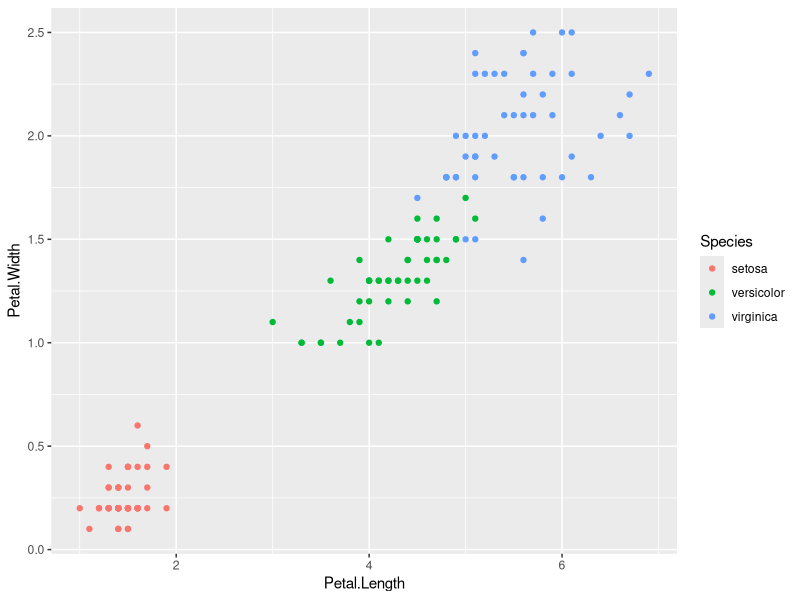
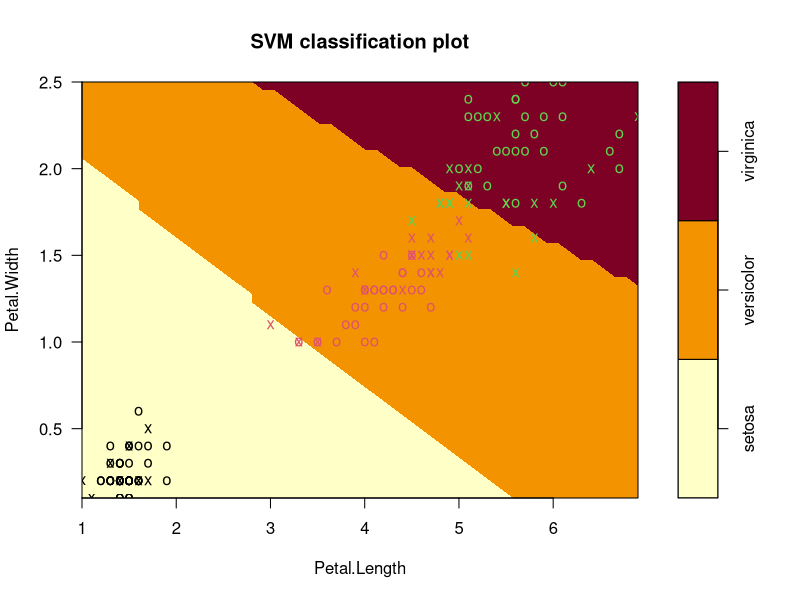
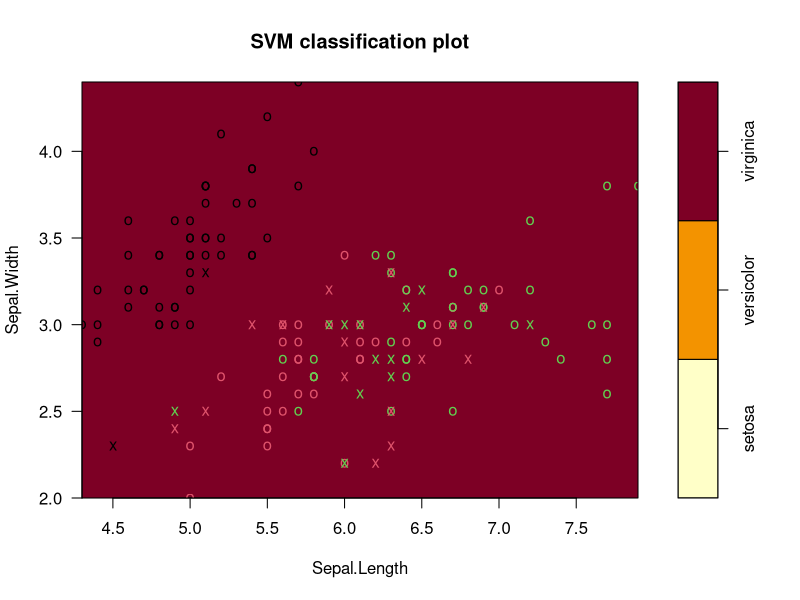

Generate these figures, in order, with R:
data("iris")
str(iris)
library(ggplot2)
qplot(Petal.Length,Petal.Width,data=iris,color=Species)
library(e1071)
mymodel <- svm(Species~.,data = iris,jernel ="radial")
summary(mymodel)
plot(mymodel,data=iris,Petal.Width~Petal.Length , slice = list(Sepal.Width = 3 ,Sepal.Length=4))

#Confusion Matrix and Misclassification Error
pred <- predict(mymodel , iris)
tab <- table(Predicted=pred , Actual = iris$Species)
tab

#error
1-sum(diag(tab))/sum(tab)
#linear basis
model <- svm(Species~. , data = iris, kernel = "linear")
plot(model,data=iris ,Sepal.Width~Sepal.Length , slice = list(Petal.Width= 4 , Petal.Length=3))
#confusion matrix 
pred <-predict(model,iris)
tab <- table(Predicted = pred, Actual = iris$Species)
tab

1-sum(diag(tab))/sum(tab)
